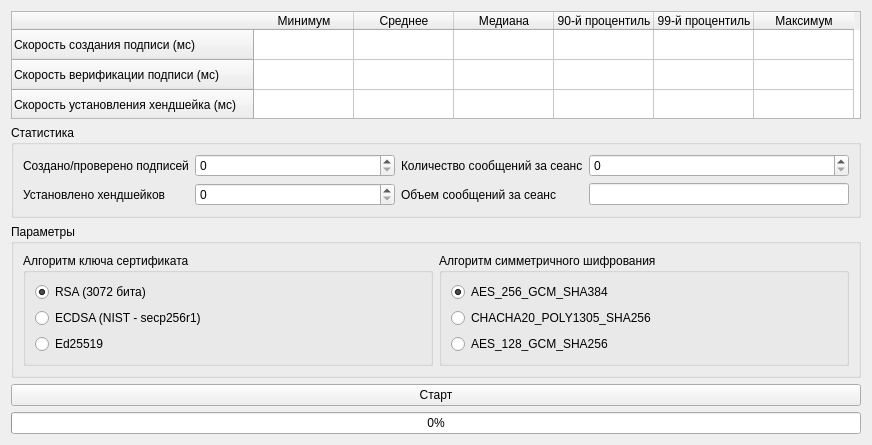
<?xml version="1.0" encoding="UTF-8"?>
<ui version="4.0">
 <class>Benchmark</class>
 <widget class="QWidget" name="Benchmark">
  <property name="geometry">
   <rect>
    <x>0</x>
    <y>0</y>
    <width>872</width>
    <height>445</height>
   </rect>
  </property>
  <property name="sizePolicy">
   <sizepolicy hsizetype="Preferred" vsizetype="Preferred">
    <horstretch>0</horstretch>
    <verstretch>0</verstretch>
   </sizepolicy>
  </property>
  <property name="windowTitle">
   <string>Тест скорости</string>
  </property>
  <layout class="QGridLayout" name="gridLayout_5">
   <item row="0" column="0">
    <widget class="QTableWidget" name="tableWidget">
     <property name="verticalScrollBarPolicy">
      <enum>Qt::ScrollBarAlwaysOff</enum>
     </property>
     <property name="horizontalScrollBarPolicy">
      <enum>Qt::ScrollBarAlwaysOff</enum>
     </property>
     <property name="editTriggers">
      <set>QAbstractItemView::NoEditTriggers</set>
     </property>
     <property name="selectionMode">
      <enum>QAbstractItemView::NoSelection</enum>
     </property>
     <attribute name="verticalHeaderMinimumSectionSize">
      <number>16</number>
     </attribute>
     <row>
      <property name="text">
       <string>Скорость создания подписи (мс)</string>
      </property>
     </row>
     <row>
      <property name="text">
       <string>Скорость верификации подписи (мс)</string>
      </property>
     </row>
     <row>
      <property name="text">
       <string>Скорость установления хендшейка (мс)</string>
      </property>
     </row>
     <row>
      <property name="text">
       <string>Время полного обмена за сеанс (сек)</string>
      </property>
     </row>
     <column>
      <property name="text">
       <string>Минимум</string>
      </property>
     </column>
     <column>
      <property name="text">
       <string>Среднее</string>
      </property>
     </column>
     <column>
      <property name="text">
       <string>Медиана</string>
      </property>
     </column>
     <column>
      <property name="text">
       <string>90-й процентиль</string>
      </property>
     </column>
     <column>
      <property name="text">
       <string>99-й процентиль</string>
      </property>
     </column>
     <column>
      <property name="text">
       <string>Максимум</string>
      </property>
     </column>
    </widget>
   </item>
   <item row="1" column="0">
    <widget class="QGroupBox" name="groupBox_2">
     <property name="title">
      <string>Статистика</string>
     </property>
     <layout class="QGridLayout" name="gridLayout_3">
      <item row="1" column="1">
       <widget class="QSpinBox" name="spinBox_2">
        <property name="minimumSize">
         <size>
          <width>200</width>
          <height>0</height>
         </size>
        </property>
        <property name="maximum">
         <number>1000000</number>
        </property>
       </widget>
      </item>
      <item row="0" column="1">
       <widget class="QSpinBox" name="spinBox">
        <property name="minimumSize">
         <size>
          <width>200</width>
          <height>0</height>
         </size>
        </property>
        <property name="maximum">
         <number>1000000</number>
        </property>
       </widget>
      </item>
      <item row="1" column="3">
       <widget class="QLineEdit" name="lineEdit_4">
        <property name="readOnly">
         <bool>true</bool>
        </property>
       </widget>
      </item>
      <item row="0" column="2">
       <widget class="QLabel" name="label_3">
        <property name="text">
         <string>Количество сообщений за сеанс</string>
        </property>
       </widget>
      </item>
      <item row="0" column="3">
       <widget class="QSpinBox" name="spinBox_3">
        <property name="maximum">
         <number>1000000</number>
        </property>
       </widget>
      </item>
      <item row="0" column="0">
       <widget class="QLabel" name="label">
        <property name="text">
         <string>Создано/проверено подписей</string>
        </property>
       </widget>
      </item>
      <item row="1" column="2">
       <widget class="QLabel" name="label_4">
        <property name="text">
         <string>Объем сообщений за сеанс</string>
        </property>
       </widget>
      </item>
      <item row="1" column="0">
       <widget class="QLabel" name="label_2">
        <property name="text">
         <string>Установлено хендшейков</string>
        </property>
       </widget>
      </item>
     </layout>
    </widget>
   </item>
   <item row="2" column="0">
    <widget class="QGroupBox" name="groupBox">
     <property name="title">
      <string>Параметры</string>
     </property>
     <layout class="QGridLayout" name="gridLayout_4">
      <item row="0" column="0">
       <widget class="QGroupBox" name="groupBox_3">
        <property name="title">
         <string>Алгоритм ключа сертификата</string>
        </property>
        <layout class="QGridLayout" name="gridLayout">
         <item row="0" column="0">
          <widget class="QRadioButton" name="radioButton_5">
           <property name="text">
            <string>RSA (3072 бита)</string>
           </property>
           <property name="checked">
            <bool>true</bool>
           </property>
          </widget>
         </item>
         <item row="1" column="0">
          <widget class="QRadioButton" name="radioButton_4">
           <property name="text">
            <string>ECDSA (NIST - secp256r1)</string>
           </property>
          </widget>
         </item>
         <item row="2" column="0">
          <widget class="QRadioButton" name="radioButton_6">
           <property name="text">
            <string>Ed25519</string>
           </property>
          </widget>
         </item>
        </layout>
       </widget>
      </item>
      <item row="0" column="1">
       <widget class="QGroupBox" name="groupBox_4">
        <property name="title">
         <string>Алгоритм симметричного шифрования</string>
        </property>
        <layout class="QGridLayout" name="gridLayout_2">
         <item row="0" column="0">
          <widget class="QRadioButton" name="radioButton">
           <property name="text">
            <string>AES_256_GCM_SHA384</string>
           </property>
           <property name="checked">
            <bool>true</bool>
           </property>
          </widget>
         </item>
         <item row="1" column="0">
          <widget class="QRadioButton" name="radioButton_2">
           <property name="text">
            <string>CHACHA20_POLY1305_SHA256</string>
           </property>
          </widget>
         </item>
         <item row="2" column="0">
          <widget class="QRadioButton" name="radioButton_3">
           <property name="text">
            <string>AES_128_GCM_SHA256</string>
           </property>
          </widget>
         </item>
        </layout>
       </widget>
      </item>
     </layout>
    </widget>
   </item>
   <item row="3" column="0">
    <widget class="QPushButton" name="pushButton">
     <property name="text">
      <string>Старт</string>
     </property>
    </widget>
   </item>
   <item row="4" column="0">
    <widget class="QProgressBar" name="progressBar">
     <property name="value">
      <number>0</number>
     </property>
    </widget>
   </item>
  </layout>
 </widget>
 <resources/>
 <connections/>
</ui>
